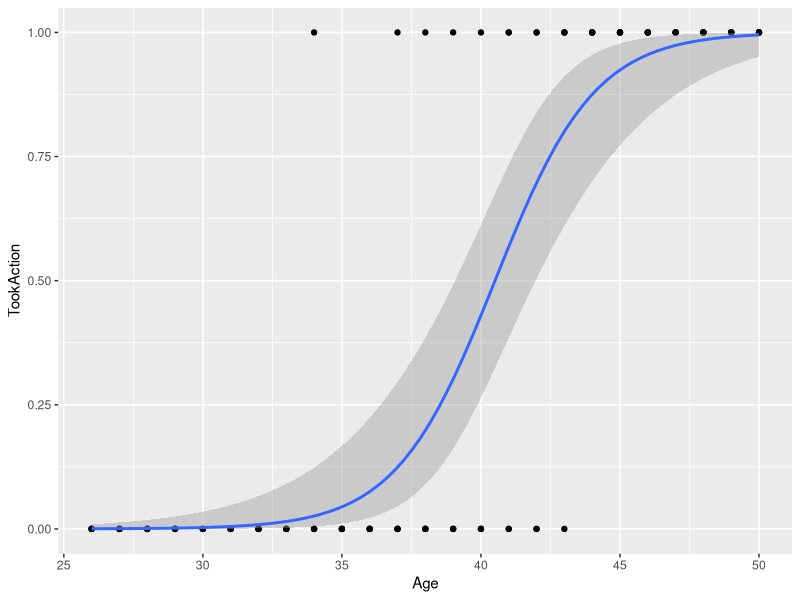
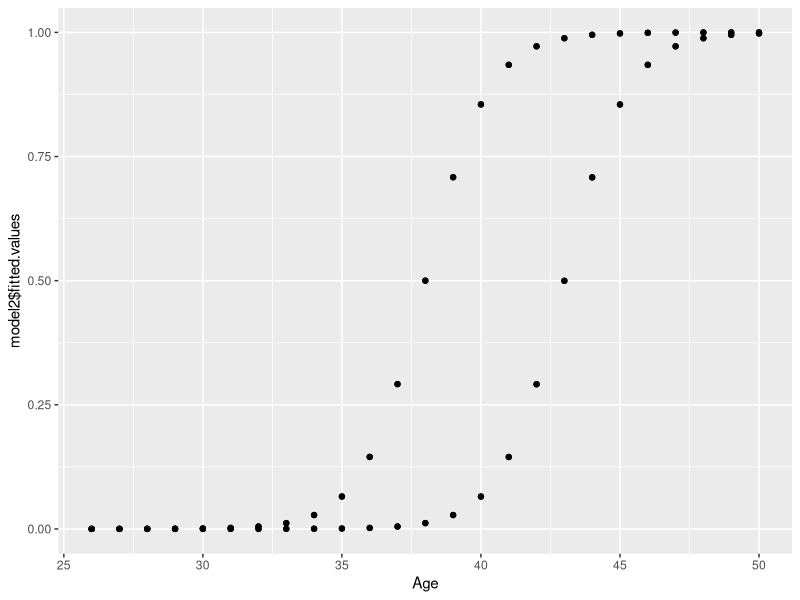
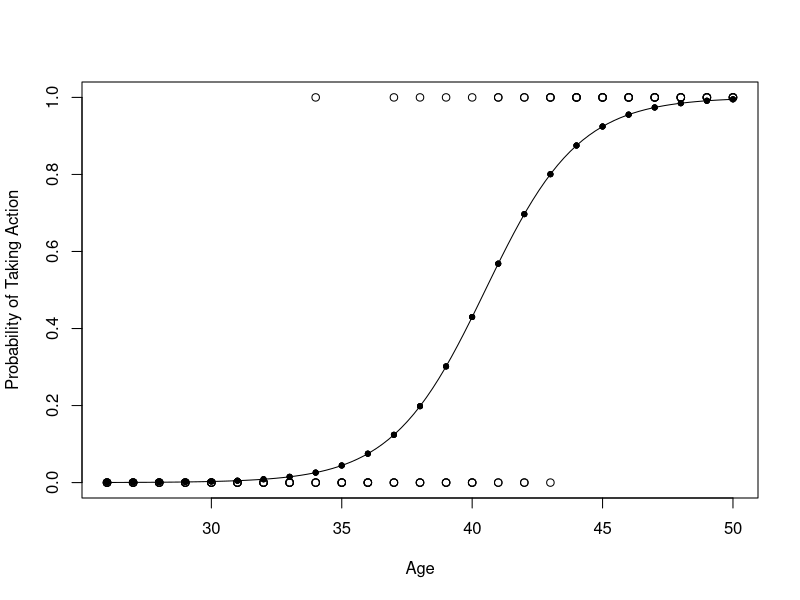

The R source for these figures, in order:
library(dplyr)
library(ggplot2)

email <- read.csv('P12-Email-Offer.csv')
str(email)

ggplot(email, aes(x = Age, y = TookAction)) + 
      geom_point() +
      geom_smooth(method = "glm", method.args = list(family = "binomial"))

# Logistic Regression
model1 <- glm(TookAction ~ Age, family = "binomial", data = email)
model2 <- glm(TookAction ~ Age + Gender, family = "binomial", data = email)
summary(model1)
summary(model2)
ggplot(email, aes(x=Age, y=model2$fitted.values)) +
      geom_point()

cbind( 'Age' = email$Age, 'Gender'=email$Gender,'TookAction' = email$TookAction,"Forecast" = model2$fitted.values)

plot(email$Age,email$TookAction,xlab="Age",ylab="Probability of Taking Action") # plot with body size on x-axis and survival (0 or 1) on y-axis
g=glm(TookAction~Age,family="binomial",data=email) # run a logistic regression model (in this case, generalized linear model with logit link). see ?glm

curve(predict(g,data.frame(Age=x),type="resp"),add=TRUE) # draws a curve based on prediction from logistic regression model

points(email$Age,fitted(g),pch=20) # optional: you could skip this draws an invisible set of points of body size survival based on a 'fit' to glm model. pch= changes type of dots.


